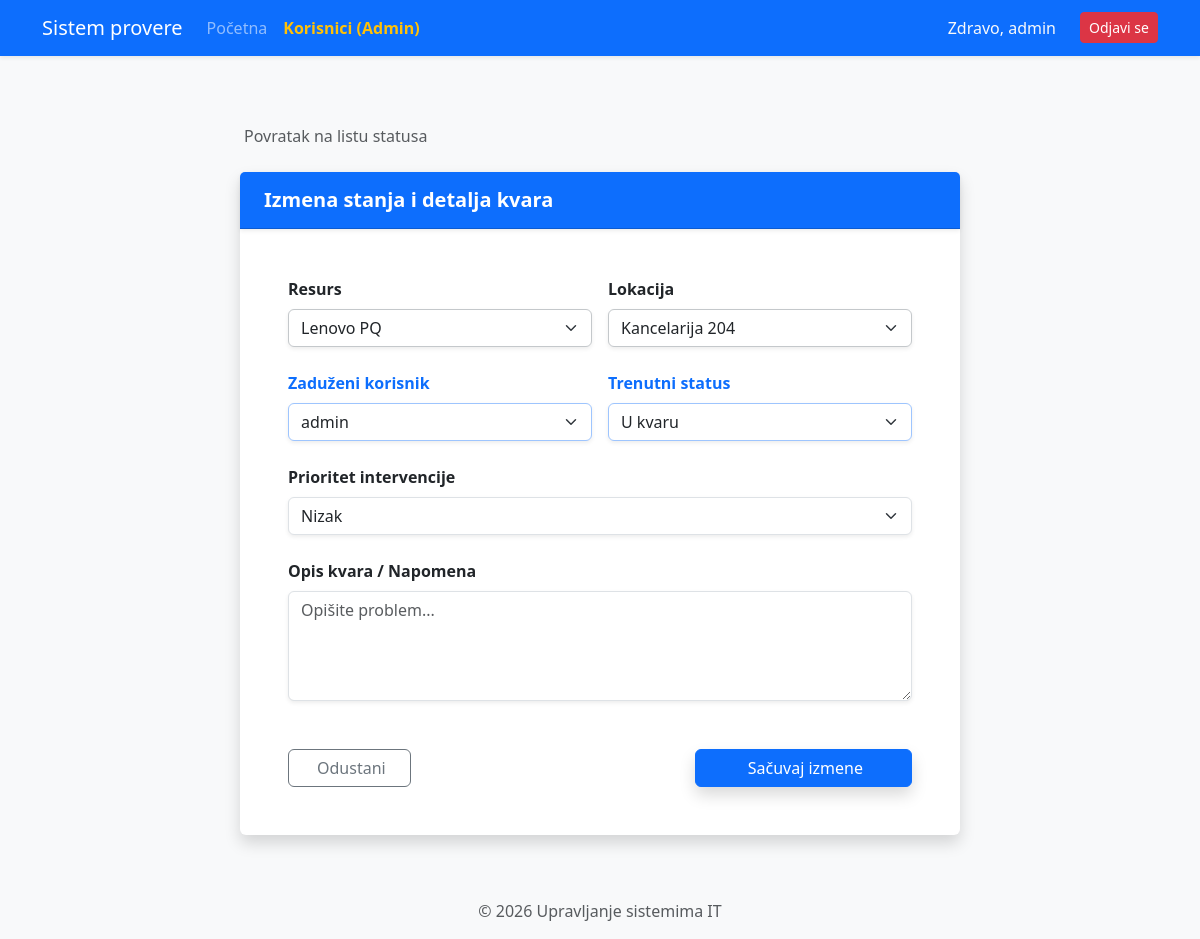
/izmeni-stanje/2 (signed in), run on an earlier commit of the app's database.
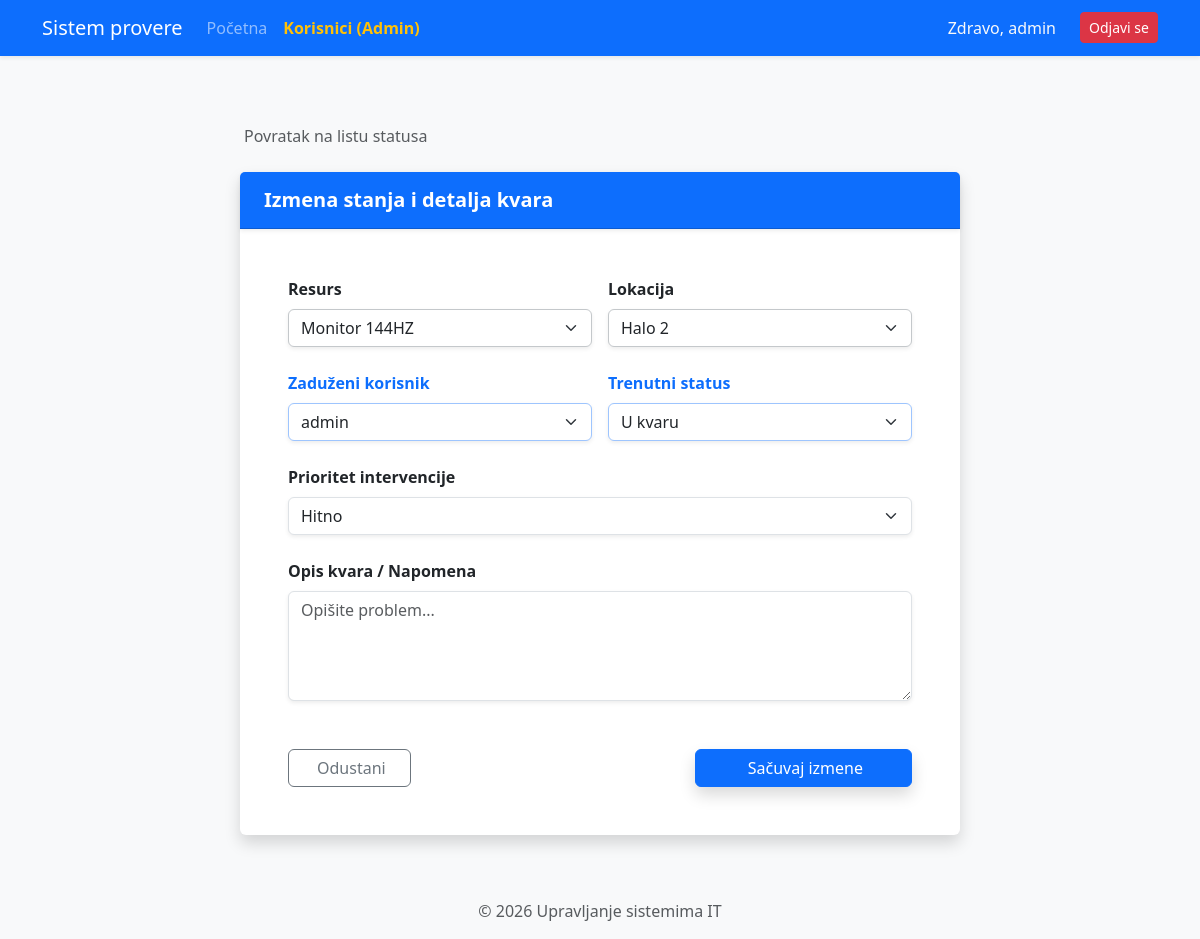
And on a later commit of the database.
### alchemy_classes.py (models this page shows)
class StatusResursa(db.Model):
    __tablename__ = "status_resursa"
    id: Mapped[int] = mapped_column(Integer, primary_key=True)
    resurs_id: Mapped[int] = mapped_column(ForeignKey("resurs.id"), nullable=False)
    lokacija_id: Mapped[int] = mapped_column(ForeignKey("lokacija.id"), nullable=False)
    korisnik_id: Mapped[int] = mapped_column(ForeignKey("user.id"), nullable=False) # VEZA SA KORISNIKOM!
    kolicina: Mapped[int] = mapped_column(Integer, default=1)
    status_kvara: Mapped[str] = mapped_column(String(50))
    prioritet: Mapped[str] = mapped_column(String(20))
    opis_problema: Mapped[str] = mapped_column(String(50), nullable=True)
    datum_prijave: Mapped[datetime] = mapped_column(DateTime, default=datetime.utcnow)
    resurs: Mapped["Resurs"] = relationship("Resurs", back_populates="statusi")
    lokacija: Mapped["Lokacija"] = relationship("Lokacija", back_populates="izvestaji")
    korisnik: Mapped["User"] = relationship("User", back_populates="zaduzeni_statusi")

class Resurs(db.Model):
    __tablename__ = "resurs"
    id: Mapped[int] = mapped_column(Integer, primary_key=True)
    naziv: Mapped[str] = mapped_column(String(100), nullable=False)
    tip: Mapped[str] = mapped_column(String(50))
    serijski_broj: Mapped[str] = mapped_column(String(100), unique=True)
    godina_nabavke: Mapped[int] = mapped_column(Integer)
    statusi: Mapped[list["StatusResursa"]] = relationship("StatusResursa", back_populates="resurs")

class Lokacija(db.Model):
    __tablename__ = "lokacija"
    id: Mapped[int] = mapped_column(Integer, primary_key=True)
    naziv: Mapped[str] = mapped_column(String(100), nullable=False)
    sprat: Mapped[str] = mapped_column(String(50), nullable=True)
    odgovorno_lice: Mapped[str] = mapped_column(String(100))
    izvestaji: Mapped[list["StatusResursa"]] = relationship("StatusResursa", back_populates="lokacija")

### main.py (the view, shortened to what this page needs)
@app.route('/izmeni-stanje/<int:stanje_id>', methods=['GET', 'POST'])
@login_required
def izmeni_stanje(stanje_id):
    stanje = StatusResursa.query.get_or_404(stanje_id)
    svi_resursi = Resurs.query.all()
    sve_lokacije = Lokacija.query.all()
    svi_korisnici = User.query.all()
    return render_template('izmeni_stanje.html',
                           stanje=stanje,
                           resursi=svi_resursi,
                           lokacije=sve_lokacije,
                           korisnici=svi_korisnici)

### main.py (called while the page is built)
@login_manager.user_loader
def load_user(user_id):
    return db.get_or_404(User, user_id)

### templates/izmeni_stanje.html (shortened to what the changed rows need)
{% extends "base.html" %}
{% block content %}
<div class="container py-5">
    <div class="row justify-content-center">
        <div class="col-12 col-lg-8">
            <div class="card shadow border-0">
                <div class="card-body p-4 p-md-5">
                    <form method="POST">
                        <div class="row g-3 mb-4">
                            <div class="col-md-6">
                                <label class="form-label fw-bold">Resurs</label>
                                <select name="resurs_id" class="form-select shadow-sm border-secondary-subtle">
                                    {% for r in resursi %}
                                    <option value="{{ r.id }}" {% if r.id == stanje.resurs_id %}selected{% endif %}>{{ r.naziv }}</option>
                                    {% endfor %}
                                </select>
                            </div>
                            <div class="col-md-6">
                                <label class="form-label fw-bold">Lokacija</label>
                                <select name="lokacija_id" class="form-select shadow-sm border-secondary-subtle">
                                    {% for l in lokacije %}
                                    <option value="{{ l.id }}" {% if l.id == stanje.lokacija_id %}selected{% endif %}>{{ l.naziv }}</option>
                                    {% endfor %}
                                </select>
                            </div>
                        </div>
                        <div class="row g-3 mb-4">
                            <div class="col-md-6">
                                <label class="form-label fw-bold text-primary">Trenutni status</label>
                                <select name="status_kvara" class="form-select shadow-sm border-primary-subtle">
                                    <option value="U kvaru" {% if stanje.status_kvara == 'U kvaru' %}selected{% endif %}>U kvaru</option>
                                </select>
                            </div>
                        </div>
                        <div class="mb-4">
                            <label class="form-label fw-bold">Prioritet intervencije</label>
                            <select name="prioritet" class="form-select shadow-sm">
                                <option value="Nizak" {% if stanje.prioritet == 'Nizak' %}selected{% endif %}>Nizak</option>
                                <option value="Hitno" {% if stanje.prioritet == 'Hitno' %}selected{% endif %}>Hitno</option>
                            </select>
                        </div>
                    </form>
                </div>
            </div>
        </div>
    </div>
</div>
{% endblock %}

What changed in the data, as far as the page shows it:
changed StatusResursa "U kvaru": resurs_id "Lenovo PQ" → "Monitor 144HZ"; lokacija_id "Kancelarija 204" → "Halo 2"; prioritet (not shown) → "Hitno"
Also different on the page:
form field prioritet: "Nizak" → (not shown)
